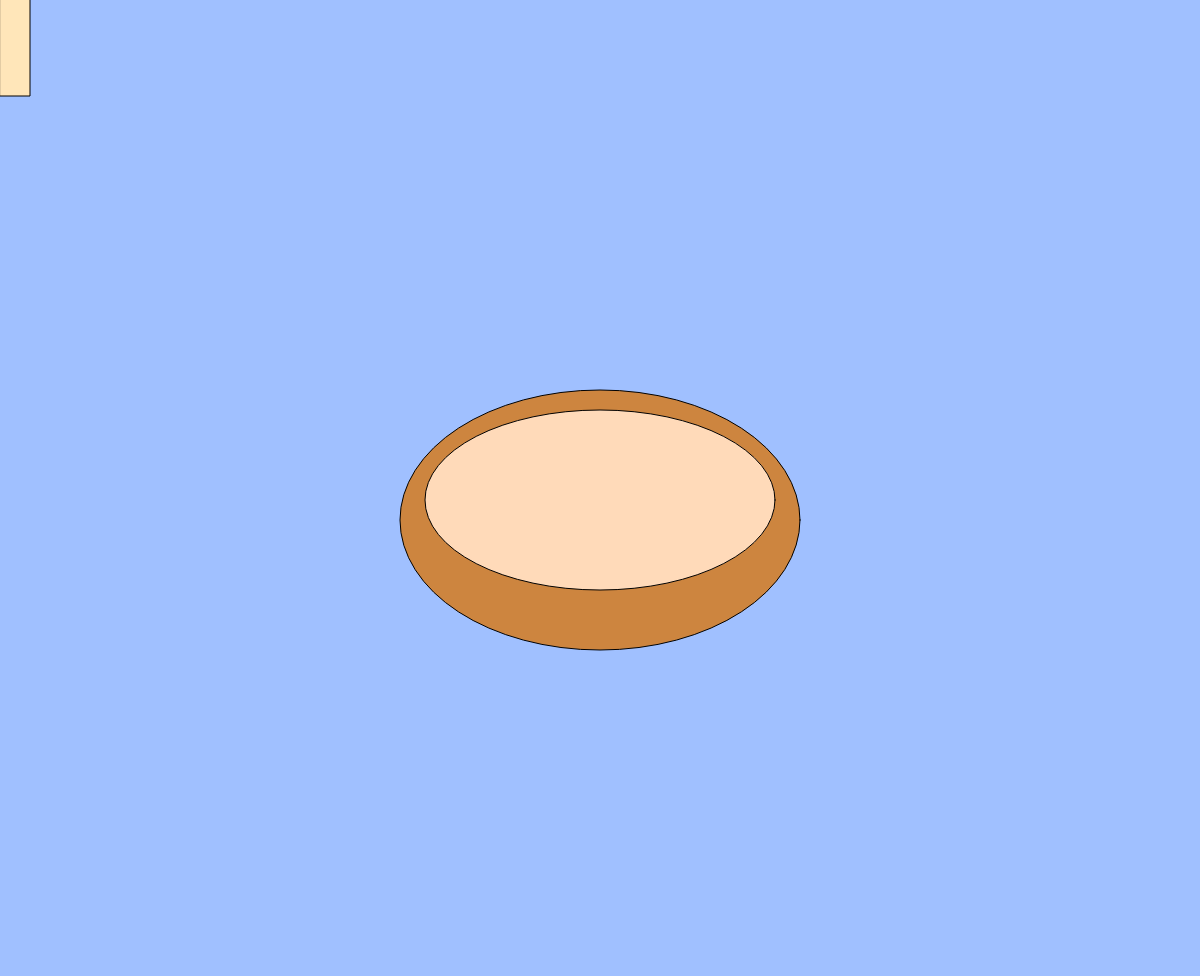
Frame 1 (no input)
Frame 60 (no input): identical to frame 1, image omitted
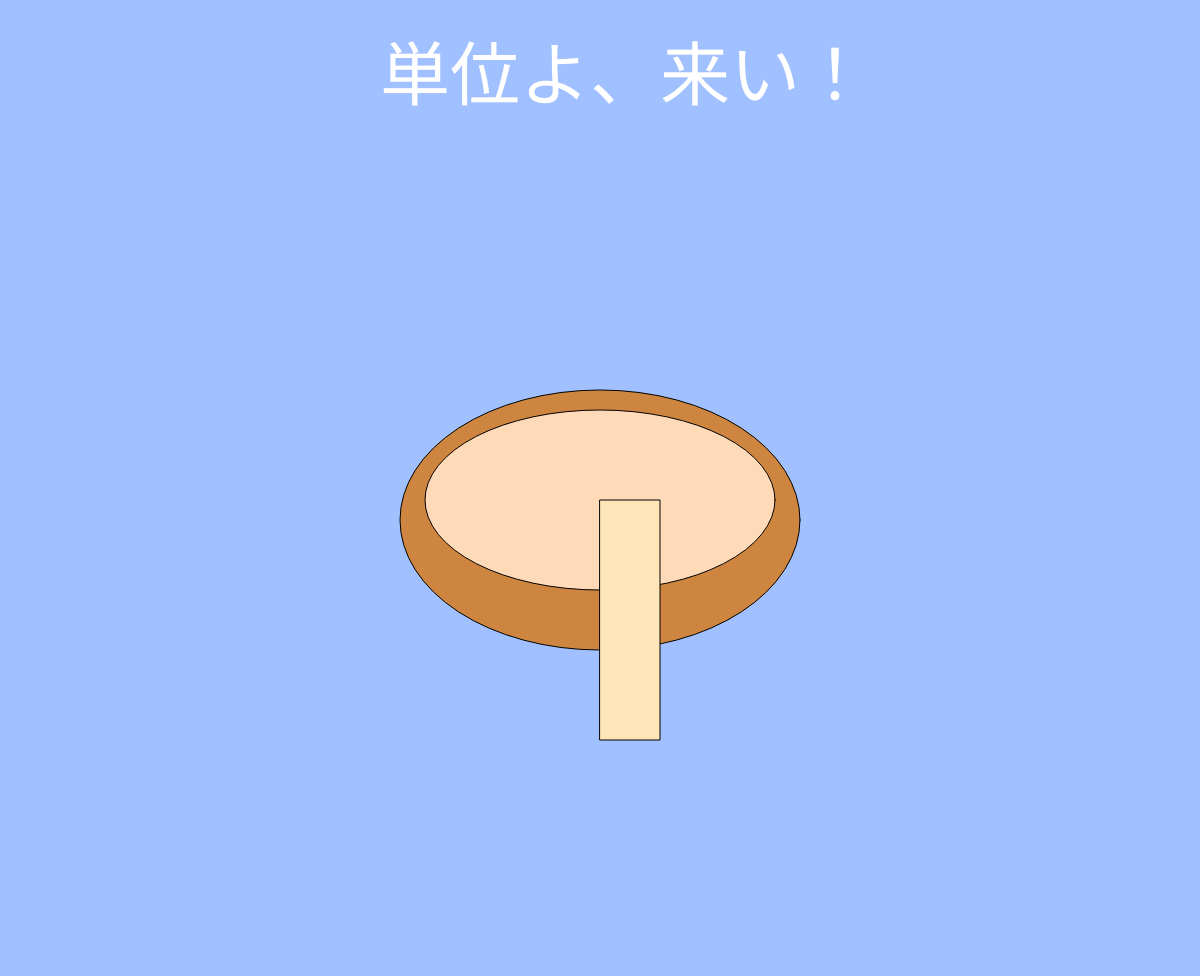
Frame 120 (the mouse pressed at the canvas centre since frame 60)

The p5.js sketch that drew these frames (run headless with seeded random() and noise() and a simulated clock; from frame 60 on, the mouse is pressed at the canvas centre):

// p5.js sketch
// ── sketch.js
// 最終課題を制作しよう
let x;
let y;


function setup() {
  createCanvas(windowWidth, windowHeight);
  x = windowWidth / 2;
  y = windowHeight / 2;
}

function draw() {
  background(160, 192, 255);
  fill(205,133,63);
  ellipse(x, y + 20, 400, 260);
  fill(255,218,185);
  ellipse(x, y, 350, 180);
  fill(255,230,185);
 if(mouseIsPressed){
    rect(mouseX, mouseY, 60,240);
  }
  else{
    rect(mouseX, mouseY, 30,120);
  }
  if (mouseIsPressed) { fill(255);
  textSize(70);
  textFont("serif");
 text("単位よ、来い！", windowWidth/2-220, 100); }
  
}

function windowResized() {
  resizeCanvas(windowWidth, windowHeight);
}

document.write("単位をもらうためにゴマをすりながらクリック！！！！");
